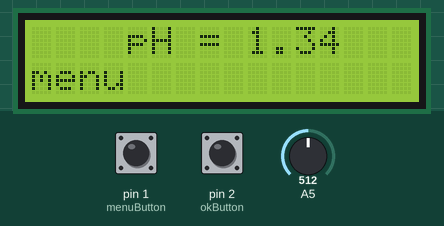
A sketch run on a simulated Arduino Uno, built with avr-gcc and run on an emulated ATmega328P. Parts: 16×2 character LCD. The test bench sets the inputs (shaded band); at power-on: pin 1 (menuButton) HIGH, pin 2 (okButton) HIGH, A5 = 512.

Above: at 3.8 s.
3.9 s: pin 1 (menuButton) pulled LOW for 0.15 s
At 4.5 s:
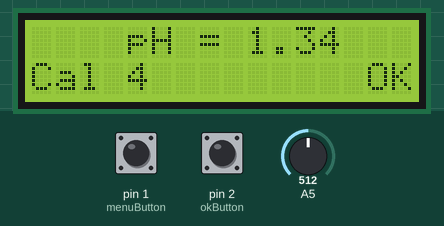
5.7 s: pin 2 (okButton) pulled LOW for 3.2 s
At 6.2 s:
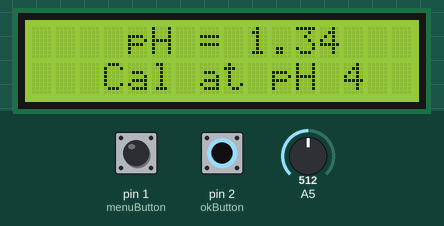
11.9 s: A5 set to 716
At 13.8 s:
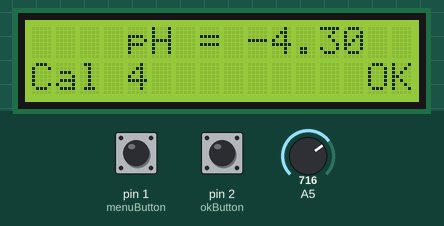
14.1 s: pin 1 (menuButton) pulled LOW for 1 s
At 16.0 s:
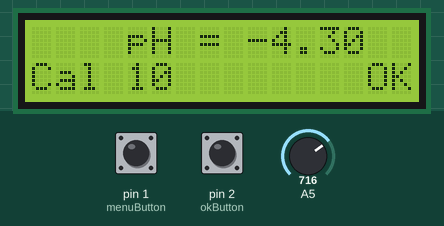
16.7 s: pin 2 (okButton) pulled LOW for 0.15 s
At 17.8 s:
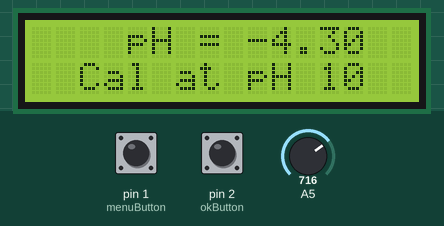
19.8 s: A5 set to 900
At 21.7 s:
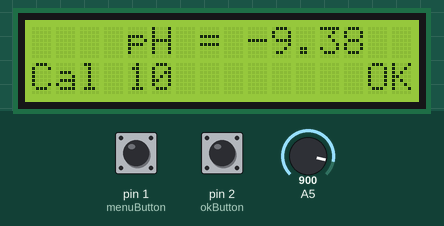
Timing chart, 0 to 23.0 s (numbered marks = the images above; inputs shaded):
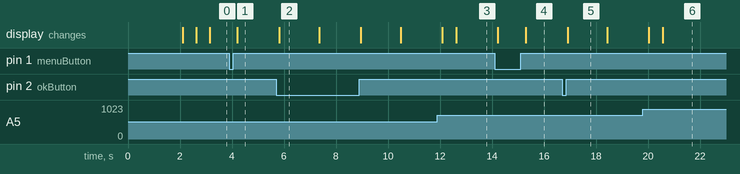

The sketch:

phgravity.ino
```cpp
#include "PinChangeInterrupt.h"
#include "ph_grav.h"
#include "Wire.h"
#include "LiquidCrystal_I2C.h"


//define Gravity pH meter parameters
Gravity_pH pH = Gravity_pH(A5);


//define LCD parameters
#define GPIO_ADDR     0x27
LiquidCrystal_I2C lcd(GPIO_ADDR, 16, 2); // set address & 16 chars / 2 lines

//define interrupt
#define menuButton 1 //button on pin 1
#define okButton 2 //button on pin 2
volatile byte menuLevel = 0; // variable for reading the menuStatus
volatile bool okPushed = false; //variable to seeing if OK was pushed.
static unsigned long last_menu_int_time = 0;
static unsigned long last_ok_int_time = 0;


void setup() {

  //Setup interrupt
  pinMode(menuButton, INPUT_PULLUP);
  pinMode(okButton, INPUT_PULLUP);
  attachPCINT(digitalPinToPCINT(menuButton),intHandler,CHANGE);
  attachPCINT(digitalPinToPCINT(okButton),okHandler,CHANGE);


  //setup lcd
  lcd.init();                           // initialize the lcd
  lcd.backlight();                      // Print a message to the LCD.
  lcd.clear();
  lcd.home();
  lcd.print("   Willow Mt");
  lcd.setCursor(0,1);
  lcd.print("        pH");
  delay(2000);


  //check for calibration
  if(pH.begin()){
    lcd.setCursor(0,1);
    lcd.print(" Loaded EEPROM");
  }
  delay(500);
  lcd.clear();

}

void loop() {
  lcd.home();
  lcd.print("    pH = ");
  lcd.print(getph());
  switch (menuLevel)
  {
  case 0:
    //show menu
    lcd.setCursor(0,1);
    lcd.print("menu            ");
    break;
  case 1:
    //show menu
    lcd.setCursor(0,1);
    lcd.print("Cal 4         OK");

    //check if ok pushed
    if (okPushed){
      //do the calibration an report back with a delay
      calibrate(0);
      lcd.setCursor(0,1);
      lcd.print("   Cal at pH 4  ");
      delay(1000);
    }
    okPushed = false;
    break;
  case 2:
    //show menu
    lcd.setCursor(0,1);
    lcd.print("Cal 7         OK");

    //check if ok pushed
    if (okPushed){
      //do the calibration an report back with a delay
      calibrate(1);
      lcd.setCursor(0,1);
      lcd.print("   Cal at pH 7  ");
      delay(1000);
    }
    okPushed = false;
    break;
  case 3:
    //show menu
    lcd.setCursor(0,1);
    lcd.print("Cal 10        OK");

    //check if ok pushed
    if (okPushed){
      //do the calibration an report back with a delay
      calibrate(2);
      lcd.setCursor(0,1);
      lcd.print("  Cal at pH 10  ");
      delay(1000);
    }
    okPushed = false;
  default:
    break;
  }
}

void okHandler(){
  unsigned long interrupt_time = millis();
  // If interrupts come faster than 200ms, assume it's a bounce and ignore
  if (interrupt_time - last_ok_int_time > 200 && menuLevel > 0){
    okPushed = true;
  }
  last_ok_int_time = interrupt_time;
}
void intHandler(){
  unsigned long interrupt_time = millis();
  // If interrupts come faster than 200ms, assume it's a bounce and ignore
  if (interrupt_time - last_menu_int_time > 200){
    static unsigned long last_ok_int_time = 0;
    if (menuLevel < 3){
      //increment
      menuLevel +=1;
    }else{
      //reset
      menuLevel =0;
    }
  }
  last_menu_int_time = interrupt_time;
}

float getph(){
  float myph = 0;
  for (int i=0; i<=9;i++){
    myph += pH.read_ph();
    delay(50);
  }
  // get the average
  myph = myph/10.0;
  return myph;
}

void calibrate(int level) {
  switch(level){
    case(0):
      pH.cal_low();
      break;
    case(1):
      pH.cal_mid();
      break;
    case(2):
      pH.cal_high();
      break;
  }

}
```

Measured:
- after the input at 3.9 s, the display: changes after 0.30 s (image 1)
- after the input at 5.7 s, the display: changes after 0.12 s (image 2)
- after the input at 11.9 s, the display: first changes after 0.19 s (image 3 shows a later state)
- after the input at 14.1 s, the display: first changes after 0.12 s (image 4 shows a later state)
- after the input at 16.7 s, the display: changes after 0.20 s (image 5)
- after the input at 19.8 s, the display: first changes after 0.24 s (image 6 shows a later state)
- what the display in image 2 shows lasts 1.5 s, from 5.8 s to 7.3 s
